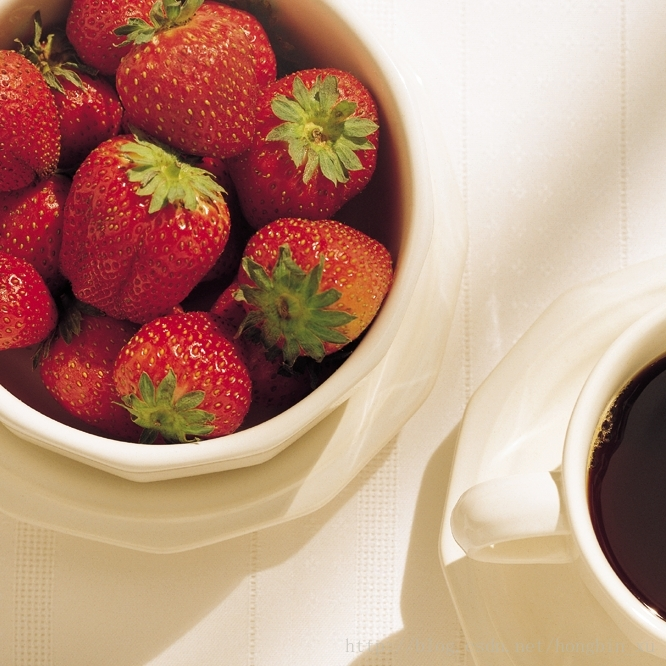
%> input picture BSCOMPUTER ENGINEERING/4th YEAR OF COMPUTER ENGINEERING/7th SEMESTER/DIGITAL IMAGE PROCESSING/LECTURE CODES OF DIGITAL IMAGE PROCESSING/LECTURE#10CODES/fruit.jpg, 666 x 666 px
$ octave rgbHistogramEqu.m   (GNU Octave 9; MATLAB toolbox functions it lacks are replaced by stand-ins)
%> lines starting %> are read from the running program, lines starting %| are printed output that depends on the picture
close all;
clear all;
clc;
% read rgb image
I = imread('fruit.jpg');
%> I is the input picture: size 666x666x3 uint8; mean R, G, B 186.2, 145.9, 126.4
I = 0.25.*I;
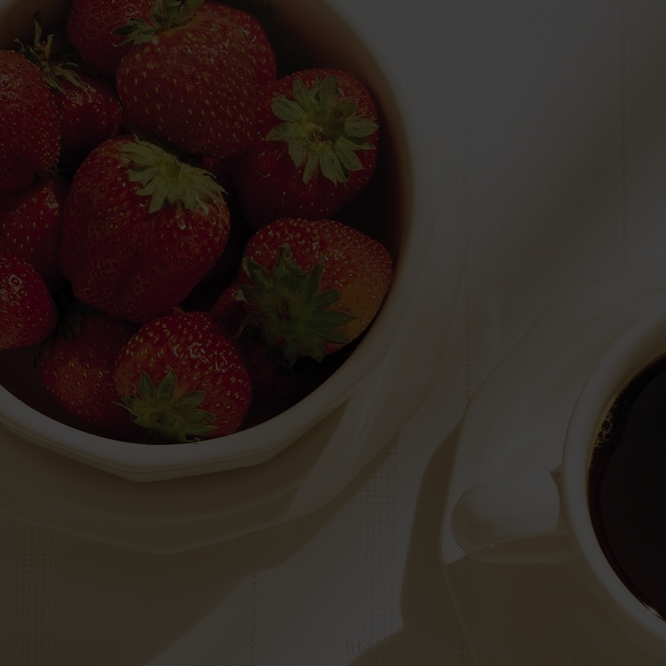
%> I: size 666x666x3 uint8; mean R, G, B 46.7, 36.6, 31.7
imshow(I);
figure;
histogram(I);title('Original Hist');
%> after `title('Original Hist')`:
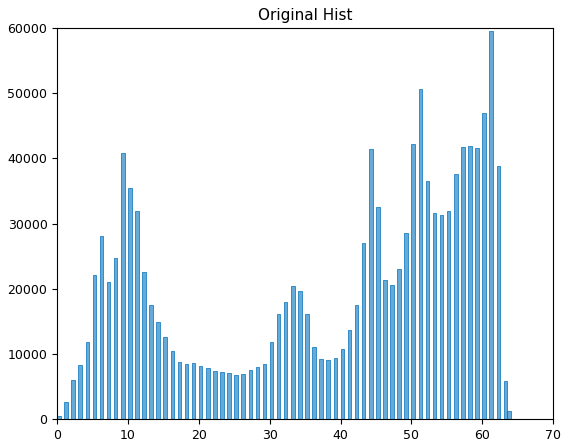
%> figure redrawn from the program's plot data; tallest bar 59544 high, from x = 61 to 61.5
% I_whole = histeq(I);
%> (the run ends here)

$ run again, with BSCOMPUTER ENGINEERING/4th YEAR OF COMPUTER ENGINEERING/7th SEMESTER/DIGITAL IMAGE PROCESSING/LECTURE CODES OF DIGITAL IMAGE PROCESSING/LECTURE#10CODES/color_ring.jpg copied over BSCOMPUTER ENGINEERING/4th YEAR OF COMPUTER ENGINEERING/7th SEMESTER/DIGITAL IMAGE PROCESSING/LECTURE CODES OF DIGITAL IMAGE PROCESSING/LECTURE#10CODES/fruit.jpg
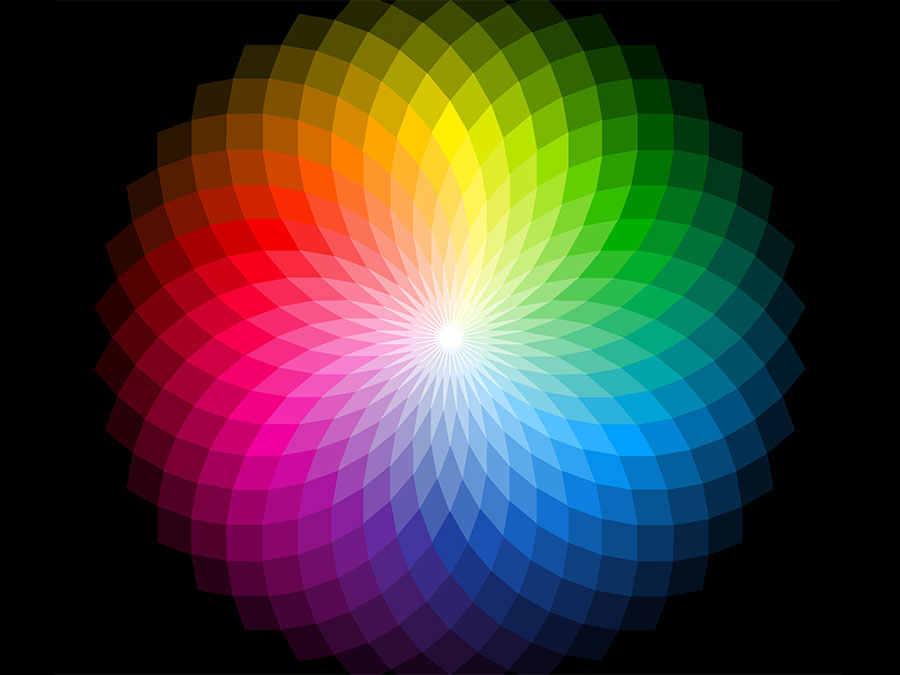
%> input picture BSCOMPUTER ENGINEERING/4th YEAR OF COMPUTER ENGINEERING/7th SEMESTER/DIGITAL IMAGE PROCESSING/LECTURE CODES OF DIGITAL IMAGE PROCESSING/LECTURE#10CODES/color_ring.jpg, 900 x 675 px
%> I is the input picture: size 675x900x3 uint8; mean R, G, B 66.8, 58.5, 54.1
%> `I = 0.25.*I;`:
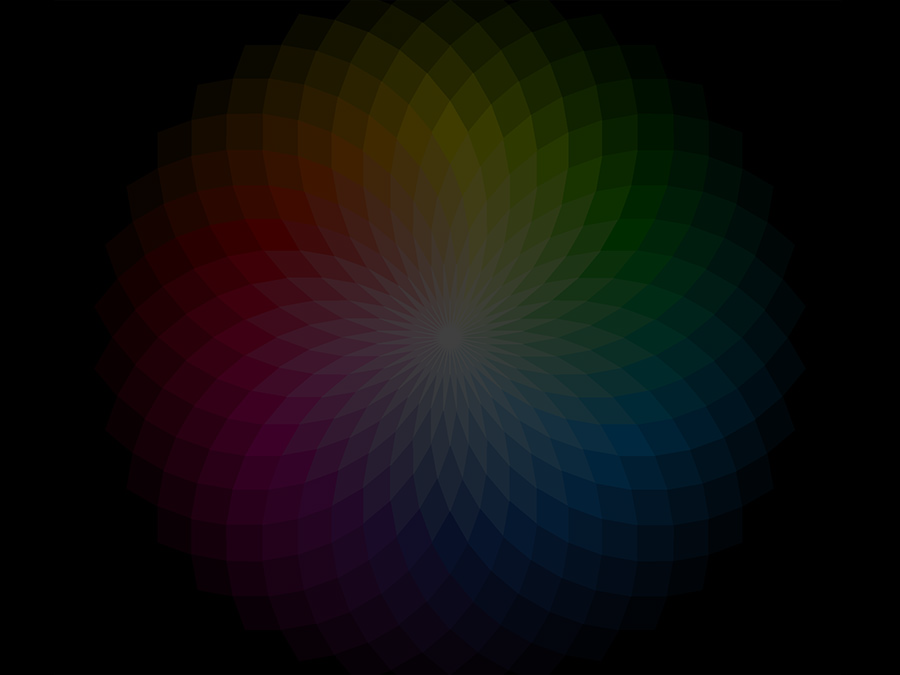
%> I: size 675x900x3 uint8; mean R, G, B 16.8, 14.7, 13.6
%> `title('Original Hist')`:
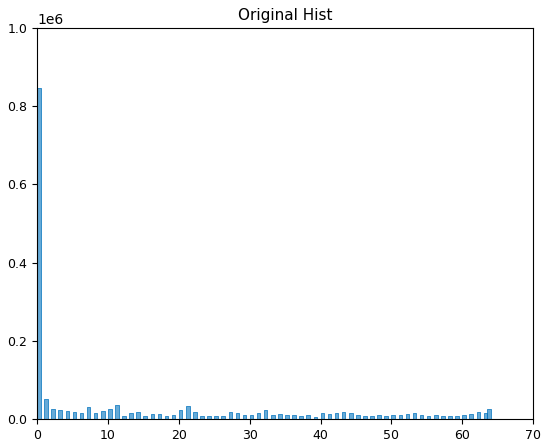
%> figure redrawn from the program's plot data; tallest bar 846301 high, from x = 0 to 0.5
